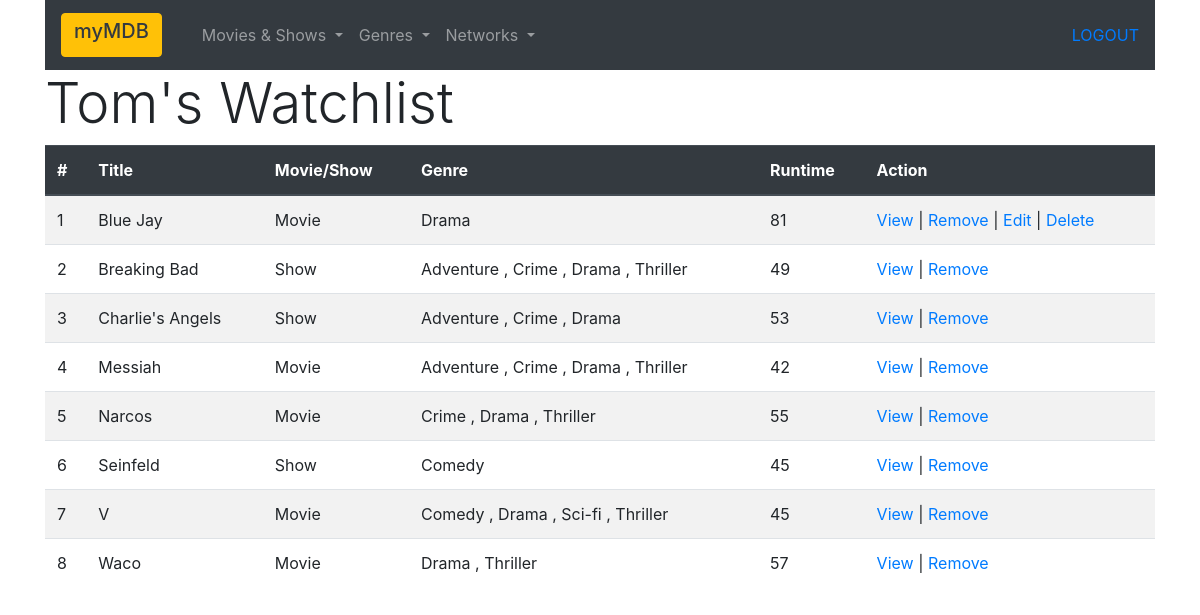
The app's page /shows/watchlist/view (signed in), older data.
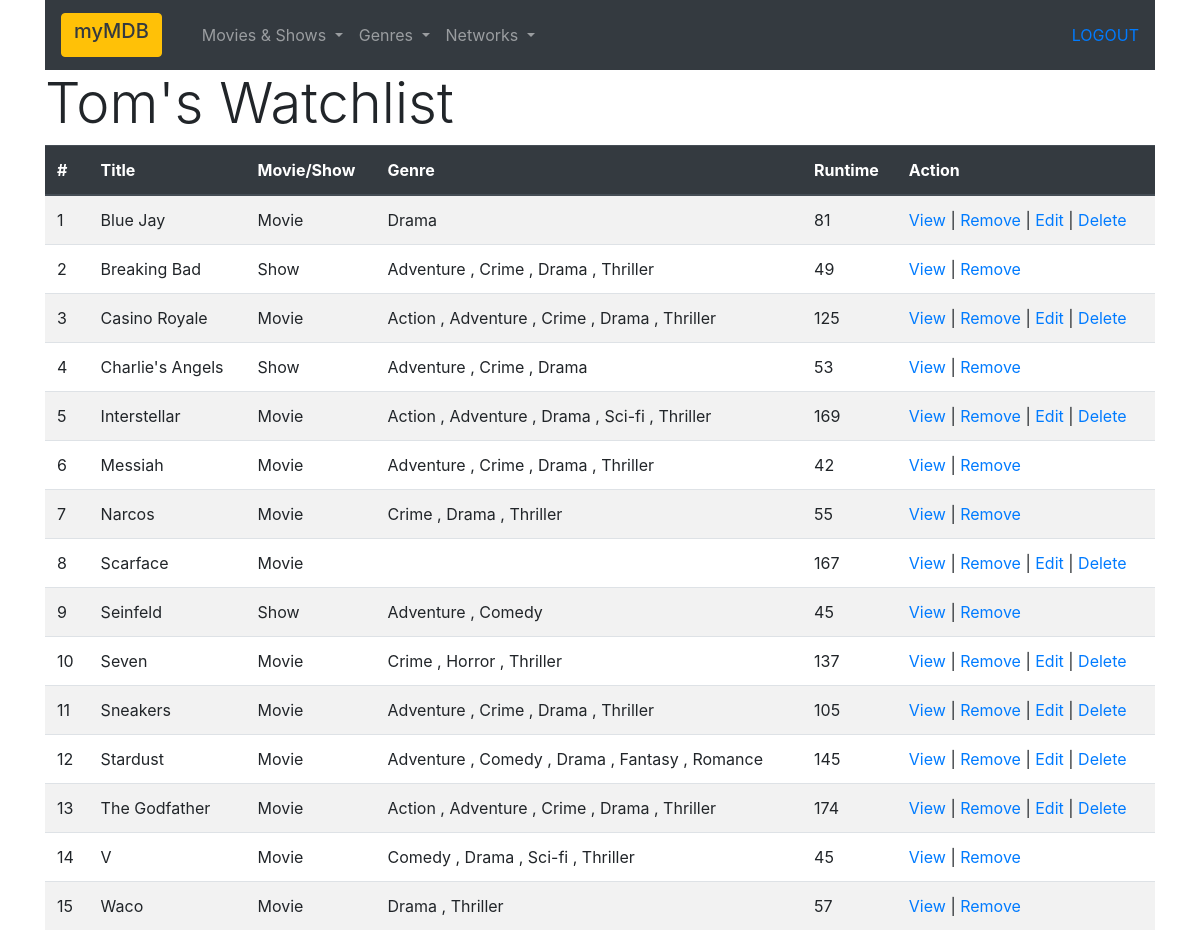
The same page, newer data.
### shows_app/models.py (models this page shows, shortened)
class Show(models.Model):
    user = models.ForeignKey(User, related_name="shows", on_delete=models.CASCADE, null=True)
    title = models.CharField(max_length=255)
    medium = models.CharField(max_length=45, null=True)
    genre = models.ManyToManyField(Genre, related_name="shows")
    total_seasons = models.IntegerField(null=True)
    total_episodes = models.IntegerField(null=True)
    runtime = models.IntegerField(null=True)
    release_date = models.DateField(null=True)
    description = models.TextField(null=True)
    image = models.TextField(null=True)
    photo = models.FileField(upload_to=f"posters/", blank=True)
    network = models.ForeignKey(Network, related_name="shows", on_delete=models.CASCADE, null=True)
    created_at = models.DateTimeField(auto_now_add=True)
    modified_at = models.DateTimeField(auto_now_add=True)
    objects = ShowManager()

class Genre(models.Model):
    user = models.ForeignKey(User, related_name="genres", on_delete=models.CASCADE, null=True)
    name = models.CharField(max_length=255)
    created_at = models.DateTimeField(auto_now_add=True)
    modified_at = models.DateTimeField(auto_now_add=True)
    objects = GenreManager()

### shows_app/views.py (the view)
# urls.py: path('watchlist/view', views.watchlist_view),
def watchlist_view(request):
    if('logged_in' not in request.session):
        return redirect("/getout")
    logged_in_user = User.objects.get(id=request.session['user_id'])
    this_list = Wlist.objects.get(user=User.objects.get(id=request.session['user_id']))
    context = {
        'this_user': logged_in_user,
        'watchlist': Show.objects.filter(watchlist=this_list).order_by('title'),
    }
    return render(request, 'watchlist.html', context)

### shows_app/templates/watchlist.html (shortened to what this page needs)
<!DOCTYPE html>
<html lang="en">
<head>
    {% load static %}
    <link rel="stylesheet" href="{% static 'css/shows_style.css' %}">
    <link rel="stylesheet" href="https://stackpath.bootstrapcdn.com/bootstrap/4.5.0/css/bootstrap.min.css"
>
</head>
<body>
    <div class="container" style="vertical-align: top;">
        <div id="js_navmenu">
            {%if request.session.logged_in%}
            <a href='/user/logout'>LOGOUT</a>
            {%endif%}
        </div>
        <h4 class="display-4">{{ this_user.first_name }}'s Watchlist</h4>
        <table class="table table-striped table-hover">
            <thead class="thead-dark">
                <tr>
                    <th scope="col">#</th>
                    <th scope="col">Title</th>
                    <th scope="col">Movie/Show</th>
                    <th scope="col">Genre</th>
                    <th scope="col">Runtime</th>
                    <th scope="col">Action</th>
                </tr>
            </thead>
            <tbody>
                {% for show in watchlist %}
                <tr>
                    <td>{{ forloop.counter }}</td>
                    <td>{{show.title}}</td>
                    <td>{{show.medium}}</td>
                    <td>
                        {% with count=1 %}
                        {% for genre in show.genre.all|dictsort:'name' %}
                        {{genre.name}}
                        {% if forloop.counter < show.genre.count %},{% endif %}
                        {% endfor %}
                        {% endwith %}
                    </td>
                    <td>{{show.runtime}}</td>
                    <td>
                        <span class="text-no-wrap">
                            <a href="/shows/view/{{show.id}}">View</a> |
                            <a href="/shows/watchlist/remove/{{show.id}}">Remove</a>
                            {% if this_user == show.user %}
                            | <a href="/shows/edit/{{show.id}}">Edit</a> |
                            <a href="/shows/delete/{{show.id}}">Delete</a>
                            {% endif %}
                        </span>
                    </td>
                </tr>
                {% endfor %}
            </tbody>
        </table>
    </div>
</body>
</html>

Row changes from the older to the newer data that the page shows:
added Show: title "Casino Royale", medium "Movie", runtime "125", Genre (name "Adventure"), Genre (name "Crime"), Genre (name "Drama"), Genre (name "Thriller")
added Genre: name "Action"
added Show: title "Interstellar", medium "Movie", runtime "169", Genre (name "Adventure"), Genre (name "Drama"), Genre (name "Sci-fi"), Genre (name "Thriller")
added Show: title "Scarface", medium "Movie", runtime "167"
changed Show "Seinfeld": gains Genre (name "Adventure")
added Show: title "Seven", medium "Movie", runtime "137", Genre (name "Crime"), Genre (name "Thriller")
now on this page (row unchanged): Genre: name "Horror", shown under "Seven"
now on this page (row unchanged): Show: title "Sneakers", medium "Movie", runtime "105", Genre (name "Adventure"), Genre (name "Crime"), Genre (name "Drama"), Genre (name "Thriller")
added Show: title "Stardust", medium "Movie", runtime "145", Genre (name "Adventure"), Genre (name "Comedy"), Genre (name "Drama")
added Genre: name "Fantasy", shown under "Stardust"
added Genre: name "Romance", shown under "Stardust"
added Show: title "The Godfather", medium "Movie", runtime "174", Genre (name "Adventure"), Genre (name "Crime"), Genre (name "Drama"), Genre (name "Thriller")
